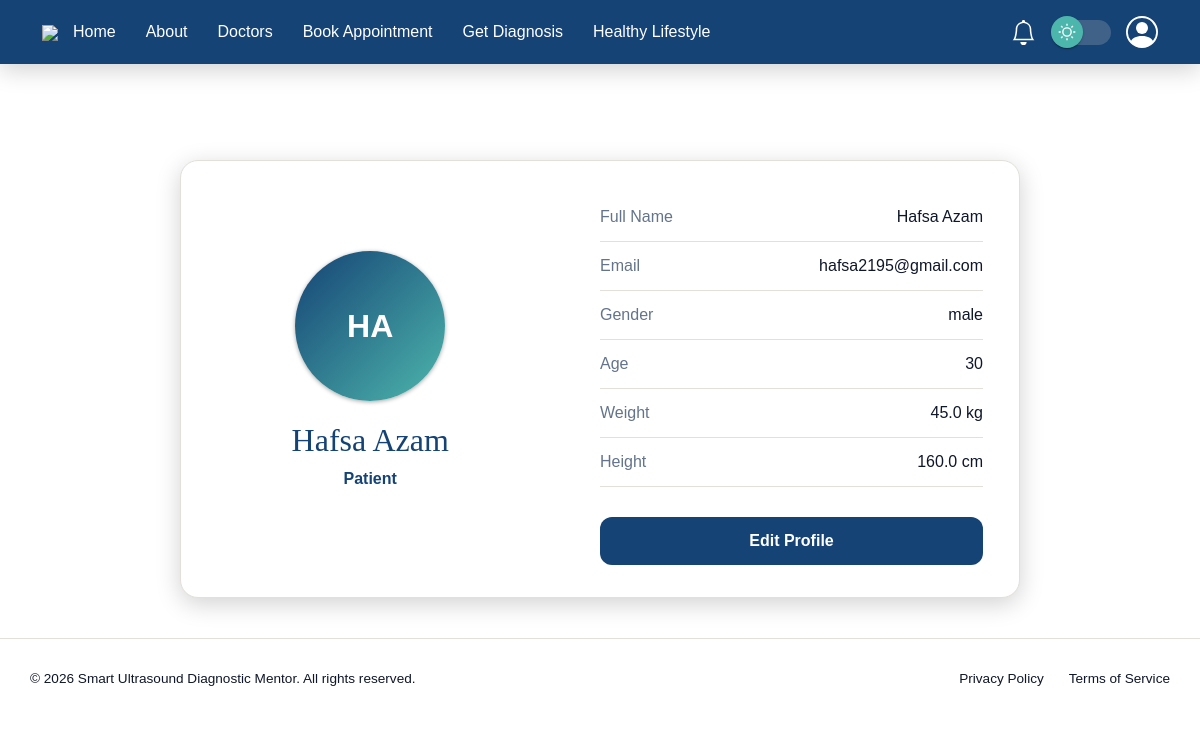
Page /profile/ (signed in) on the committed database.
### accounts/models.py (models this page shows, shortened)
class PatientProfile(models.Model):
    GENDER_CHOICES = (
        ('male', 'Male'),
        ('female', 'Female'),
    )
    user = models.OneToOneField(
        settings.AUTH_USER_MODEL,
        on_delete=models.CASCADE,
        related_name='patient_profile'
    )
    gender = models.CharField(max_length=10, choices=GENDER_CHOICES)
    age = models.PositiveIntegerField(validators=[MinValueValidator(0)], default=30)
    weight = models.FloatField(null=True, blank=True, validators=[MinValueValidator(0.0)])
    height = models.FloatField(null=True, blank=True, validators=[MinValueValidator(0.0)])
    profile_photo = models.ImageField(upload_to="patient_photos/", blank=True, null=True)
    phone = models.CharField(max_length=15, blank=True, null=True)

### accounts/views.py (the view)
# urls.py: path('profile/', profile_view, name='profile'),
@login_required
def profile_view(request):
    role = request.user.userprofile.role
    if role == "doctor":
        profile = DoctorProfile.objects.get(user=request.user)
        return render(request, "accounts/doctor_profile.html", {"profile": profile})
    elif role == "patient":
        profile = PatientProfile.objects.get(user=request.user)
        return render(request, "accounts/patient_profile.html", {"profile": profile})

### SmartUltrasoundDiagnosticMentor/format_html_patch.py (called while the page is built)
def _compat_format_html(format_string, *args, **kwargs):
    if not args and not kwargs:
        return mark_safe(format_string)
    return _original_format_html(format_string, *args, **kwargs)

### home/context_processors.py (called while the page is built)
def navbar_profile(request):
    if not request.user.is_authenticated:
        return {'navbar_photo_url': None}
    photo_url = None
    try:
        role = request.user.userprofile.role
        if role == 'doctor':
            dp = request.user.doctor_profile
            if dp.profile_photo:
                photo_url = dp.profile_photo.url
        elif role == 'patient':
            pp = request.user.patient_profile
            if pp.profile_photo:
                photo_url = pp.profile_photo.url
    except Exception:
        pass
    return {'navbar_photo_url': photo_url}

### templates/accounts/patient_profile.html
{% extends "navbar.html" %}
{% load static %}
{% block extra_css %}
<link rel="stylesheet" href="{% static 'accounts/profile_view.css' %}">
{% endblock %}
{% block start2 %}
<div class="box profile-card" style="margin-bottom: 5vh;">
    <div class="profile-avatar">
        <div class="avatar-circle">
            {% if profile.profile_photo %}
            <img src="{{ profile.profile_photo.url }}" alt="Profile Photo"
                style="width: 100%; height: 100%; border-radius: 50%; object-fit: cover;">
            {% else %}
            {{ request.user.first_name|slice:":1" }}{{ request.user.last_name|slice:":1" }}
            {% endif %}
        </div>
        <h2 class="profile-title">{{ request.user.get_full_name }}</h2>
        <p><strong> Patient</strong></p>
    </div>
    <div class="profile-info">
        <div class="info-row">
            <span class="label">Full Name</span>
            <span class="value">{{ request.user.get_full_name }}</span>
        </div>
        <div class="info-row">
            <span class="label">Email</span>
            <span class="value">{{ request.user.email }}</span>
        </div>
        <div class="info-row">
            <span class="label">Gender</span>
            <span class="value">{{ profile.gender }}</span>
        </div>
        <div class="info-row">
            <span class="label">Age</span>
            <span class="value">{{ profile.age }}</span>
        </div>
        <div class="info-row">
            <span class="label">Weight</span>
            <span class="value">{{ profile.weight }} kg</span>
        </div>
        <div class="info-row">
            <span class="label">Height</span>
            <span class="value">{{ profile.height|default:"--" }} cm</span>
        </div>
        <a class="trigger-btn edit-btn" href="{% url 'edit_profile' %}">
            Edit Profile
        </a>
    </div>
</div>
{% include 'footer2.html' %}
{% endblock %}

### static/css/darktheme.css (style rules this page uses)
body { background: var(--bg-base) !important; color: var(--text-primary) !important; transition: 0.3s ease; }

### static/accounts/profile_view.css (style rules this page uses)
:root { --accent: rgb(21, 67, 117); --accent-dim: rgb(200, 215, 230); --accent-dim2: #4db6ac; --accent-hover: rgb(11 45 82); --dim2-hover: #248279; --accent-glow: rgba(80, 118, 159, 0.18); --bg-base: #fff; --bg-surface: rgba(230, 241, 251, 0.322); --bg-raised: #f8faff; --bg-surface2: rgba(230, 241, 251); --border: #e2e0d8; --text-primary: #0f172a; --text-secondary: #64748b; --text-btn: #fff; --font-main: 'DM Sans', sans-serif; --font-display: 'DM Serif Display', serif; --radius-sm: 8px; --radius-md: 12px; --radius-lg: 18px; --shadow-sm: 0 1px 4px rgba(0, 0, 0, 0.35); --shadow-md: 0 6px 24px rgba(0, 0, 0, 0.18); --error: #C62828; --warning: #F9A825; --success: green; }
body { display: flex; flex-direction: column; align-items: center; width: 100%; min-height: 100vh; font-family: var(--font-main); color: var(--text-primary); background: radial-gradient(circle at top left, var(--bg-base) 50%, transparent 100%), radial-gradient(circle at bottom -45% right 30%, var(--accent-dim2) 10%, transparent 40%), radial-gradient(circle at top 90% right 0%, var(--accent-dim) 10%, transparent 30%); }
.box, .box2, .box3 { width: 70%; background: var(--bg-base); box-shadow: var(--shadow-md); border-radius: var(--radius-lg); padding: 4vh 3vw; display: flex; justify-content: space-between; border: 1px solid var(--border); }
.box { margin: 20vh 0 0; }
.profile-avatar { width: 40%; display: flex; flex-direction: column; align-items: center; justify-content: center; color: var(--accent); }
.avatar-circle { width: 150px; height: 150px; border-radius: 50%; background: linear-gradient(135deg, var(--accent), var(--accent-dim2)); display: flex; align-items: center; justify-content: center; font-size: 32px; font-weight: bold; color: var(--text-btn); box-shadow: var(--shadow-sm); }
.profile-title { margin-top: 20px; font-family: var(--font-display); color: var(--accent); }
.profile-info { width: 50%; }
.info-row { display: flex; justify-content: space-between; padding: 12px 0; border-bottom: 1px solid var(--border); align-items: center; }
.label { color: var(--text-secondary); }
.value { font-weight: 500; color: var(--text-primary); }
.trigger-btn { padding: 12px; border-radius: var(--radius-md); font-weight: 600; display: block; width: 100%; background: var(--accent); color: var(--text-btn); border: none; margin-top: 30px; text-decoration: none; text-align: center; transition: 0.3s; }

### rows in the picture
PatientProfile: gender "male", age "30", weight "45.0", height "160.0"

### other values in the picture
{{ request.user.first_name|slice:":1" }} "H"
{{ request.user.last_name|slice:":1" }} "A"
{{ request.user.get_full_name }} "Hafsa Azam"
{{ request.user.email }} "hafsa2195@gmail.com"
